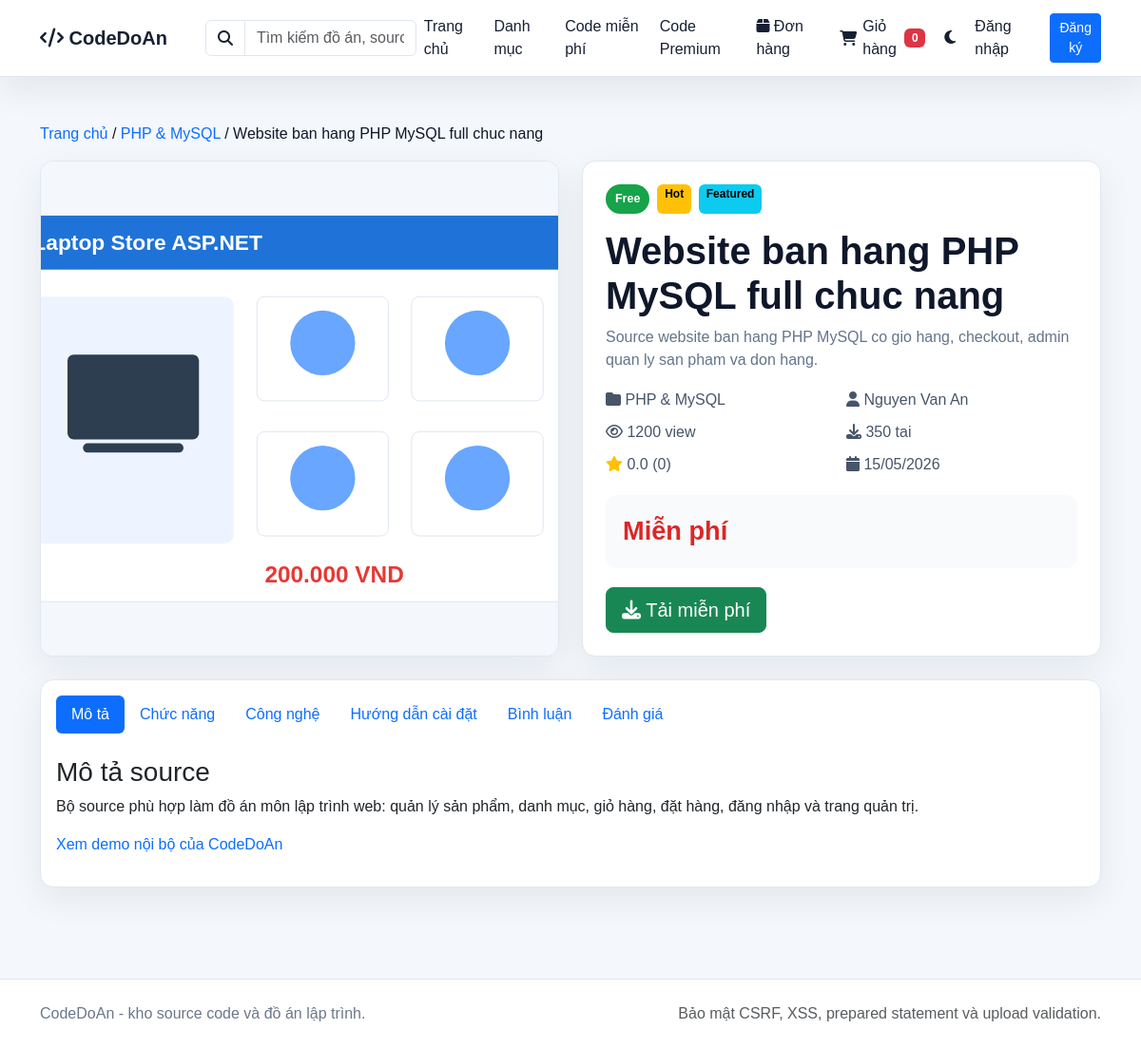
The page /projects/detail.php?id=1&slug=website-ban-hang-php-mysql-full-chuc-nang on the database its author committed.
### tables this page shows
CREATE TABLE projects (
    id INT AUTO_INCREMENT PRIMARY KEY,
    user_id INT,
    category_id INT,
    title VARCHAR(255),
    slug VARCHAR(255),
    meta_title VARCHAR(255),
    short_description VARCHAR(255),
    description TEXT,
    tech_stack VARCHAR(255),
    version VARCHAR(50),
    file_size VARCHAR(50),
    demo_link VARCHAR(255),
    video_demo VARCHAR(255),
    install_guide TEXT,
    main_features TEXT,
    views INT DEFAULT 0,
    downloads_count INT DEFAULT 0,
    image VARCHAR(255),
    source_file VARCHAR(255),
    price INT DEFAULT 0,
    sale_price INT DEFAULT 0,
    is_free TINYINT(1) DEFAULT 0,
    tier ENUM('basic','premium','exclusive') DEFAULT 'basic',
    is_featured TINYINT(1) DEFAULT 0,
    is_hot TINYINT(1) DEFAULT 0,
    downloads INT DEFAULT 0,
    status ENUM('pending','approved','rejected','hidden') DEFAULT 'pending',
    created_at TIMESTAMP DEFAULT CURRENT_TIMESTAMP
);

CREATE TABLE categories (
    id INT AUTO_INCREMENT PRIMARY KEY,
    name VARCHAR(100),
    slug VARCHAR(120)
);

CREATE TABLE users (
    id INT AUTO_INCREMENT PRIMARY KEY,
    name VARCHAR(100),
    email VARCHAR(100) UNIQUE,
    password VARCHAR(255),
    avatar VARCHAR(255) DEFAULT 'default.png',
    role ENUM('user','admin') DEFAULT 'user',
    created_at TIMESTAMP DEFAULT CURRENT_TIMESTAMP
);

### config.php (called while the page is built, shortened)
<?php
$host = 'localhost';
$user = 'root';
$pass = '';
$db = 'project_share';
$conn = mysqli_connect($host, $user, $pass, $db);
mysqli_set_charset($conn, 'utf8mb4');
function base_url(string $path = ''): string
{
    $documentRoot = str_replace('\\', '/', realpath($_SERVER['DOCUMENT_ROOT'] ?? __DIR__) ?: __DIR__);
    $appRoot = str_replace('\\', '/', __DIR__);
    $base = '/' . trim(str_replace($documentRoot, '', $appRoot), '/');
    $base = $base === '/' ? '' : $base;
    return rtrim($base, '/') . '/' . ltrim($path, '/');
}
function db_query(string $sql, array $params = [], string $types = '')
{
    global $conn;
    $stmt = mysqli_prepare($conn, $sql);
    mysqli_stmt_bind_param($stmt, $types, ...$params);
    mysqli_stmt_execute($stmt);
    return mysqli_stmt_get_result($stmt) ?: $stmt;
}
function db_one(string $sql, array $params = [], string $types = ''): ?array
{
    $result = db_query($sql, $params, $types);
    $row = mysqli_fetch_assoc($result);
    return $row ?: null;
}
function e($value): string
{
    return htmlspecialchars((string) $value, ENT_QUOTES, 'UTF-8');
}
function current_user(): ?array
{
    return $_SESSION['user'] ?? null;
}
function is_admin(): bool
{
    return isset($_SESSION['user']) && ($_SESSION['user']['role'] ?? '') === 'admin';
}

### projects/detail.php (the view, shortened to what this page needs)
<?php
require_once dirname(__DIR__) . '/config.php';
$id = (int) ($_GET['id'] ?? 0);
$project = db_one(
    "SELECT projects.*, users.name, users.id AS author_id, categories.name AS category_name,
        COALESCE(AVG(ratings.star), 0) AS avg_star,
        COUNT(DISTINCT ratings.id) AS rating_count
     FROM projects
     JOIN users ON projects.user_id = users.id
     JOIN categories ON projects.category_id = categories.id
     LEFT JOIN ratings ON ratings.project_id = projects.id
     WHERE projects.id = ? AND (projects.status = 'approved' OR projects.user_id = ? OR ? = 1)
     GROUP BY projects.id",
    [$id, current_user()['id'] ?? 0, is_admin() ? 1 : 0],
    'iii'
);
$isFree = (int) $project['is_free'] === 1 || ((int) $project['price'] === 0 && (int) $project['sale_price'] === 0);
$finalPrice = project_price($project);
?>
<?php include dirname(__DIR__) . '/includes/header.php'; ?>
<?php include dirname(__DIR__) . '/includes/navbar.php'; ?>
<main class="container py-5 source-detail-page">
    <nav class="shop-breadcrumb mb-3">
        <a href="<?php echo e(base_url('index.php')); ?>">Trang chủ</a> /
        <a href="<?php echo e(base_url('projects/category.php?id=' . (int) $project['category_id'])); ?>"><?php echo e($project['category_name']); ?></a> /
        <span><?php echo e($project['title']); ?></span>
    </nav>
    <section class="detail-hero">
        <div class="detail-media">
            <img src="<?php echo e(base_url('uploads/images/' . $project['image'])); ?>" alt="<?php echo e($project['title']); ?>">
            <a class="demo-link" href="<?php echo e(base_url('projects/demo.php?id=' . (int) $project['id'])); ?>"><i class="fa-solid fa-play"></i> Demo nội bộ</a>
        </div>
        <aside class="detail-buybox">
            <div class="d-flex gap-2 flex-wrap mb-3">
                <span class="source-badge <?php echo $isFree ? 'source-badge-free' : 'source-badge-premium'; ?>"><?php echo $isFree ? 'Free' : ucfirst($project['tier']); ?></span>
                <?php if ((int) $project['is_hot'] === 1) { ?><span class="badge text-bg-warning">Hot</span><?php } ?>
                <?php if ((int) $project['is_featured'] === 1) { ?><span class="badge text-bg-info">Featured</span><?php } ?>
            </div>
            <h1><?php echo e($project['title']); ?></h1>
            <p><?php echo e($project['short_description'] ?: $project['description']); ?></p>
            <div class="detail-meta-grid">
                <span><i class="fa-solid fa-folder"></i> <?php echo e($project['category_name']); ?></span>
                <span><i class="fa-solid fa-user"></i> <?php echo e($project['name']); ?></span>
                <span><i class="fa-regular fa-eye"></i> <?php echo (int) $project['views']; ?> view</span>
                <span><i class="fa-solid fa-download"></i> <?php echo (int) ($project['downloads_count'] ?: $project['downloads']); ?> tai</span>
                <span><i class="fa-solid fa-star text-warning"></i> <?php echo number_format((float) $project['avg_star'], 1); ?> (<?php echo (int) $project['rating_count']; ?>)</span>
                <span><i class="fa-solid fa-calendar"></i> <?php echo e(date('d/m/Y', strtotime($project['created_at']))); ?></span>
            </div>
            <div class="detail-price-card">
                <strong><?php echo $isFree ? 'Miễn phí' : money($finalPrice); ?></strong>
            </div>
            <div class="detail-actions">
                <?php if ($isFree) { ?>
                    <a class="btn btn-success btn-lg" href="<?php echo e(base_url('projects/download.php?id=' . (int) $project['id'])); ?>"><i class="fa-solid fa-download"></i> Tải miễn phí</a>
                <?php } ?>
            </div>
        </aside>
    </section>
    <section class="detail-tabs card mt-4">
        <div class="card-body">
            <ul class="nav nav-pills mb-4" role="tablist">
                <?php foreach ([
                    'desc' => 'Mô tả',
                    'features' => 'Chức năng',
                    'tech' => 'Công nghệ',
                    'install' => 'Hướng dẫn cài đặt',
                    'comments' => 'Bình luận',
                    'rating' => 'Đánh giá',
                ] as $key => $label) { ?>
                    <li class="nav-item"><button class="nav-link <?php echo $key === 'desc' ? 'active' : ''; ?>" data-bs-toggle="pill" data-bs-target="#tab-<?php echo $key; ?>" type="button"><?php echo $label; ?></button></li>
                <?php } ?>
            </ul>
            <div class="tab-content">
                <div class="tab-pane fade show active" id="tab-desc">
                    <h3>Mô tả source</h3>
                    <p><?php echo nl2br(e($project['description'])); ?></p>
                    <p><a href="<?php echo e(base_url('projects/demo.php?id=' . (int) $project['id'])); ?>">Xem demo nội bộ của CodeDoAn</a></p>
                </div>
            </div>
        </div>
    </section>
</main>
<?php include dirname(__DIR__) . '/includes/footer.php'; ?>

### assets/css/style.css (style rules this page uses)
:root { --bg: #f4f7fb; --surface: #ffffff; --surface-soft: #eef3f9; --text: #172033; --muted: #6c778b; --border: #dfe6ef; --primary: #2563eb; --success: #0f9f6e; --danger: #dc3545; --shadow: 0 12px 36px rgba(23, 32, 51, 0.08); }
* { letter-spacing: 0; }
body { min-height: 100vh; background: var(--bg); color: var(--text); font-family: Arial, Helvetica, sans-serif; }
a { text-decoration: none; }
.card, .table-panel, .auth-card { background: var(--surface); border: 1px solid var(--border); border-radius: 8px; box-shadow: var(--shadow); overflow: hidden; }
.source-badge, .source-hot { position: absolute; top: 12px; left: 12px; border-radius: 999px; padding: 6px 10px; color: white; font-size: 0.78rem; font-weight: 800; }
.source-badge-free { background: #16a34a; }
.source-detail-page { color: #0f172a; }
.detail-hero { display: grid; grid-template-columns: minmax(0, 1.05fr) 0.95fr; gap: 24px; }
.detail-media, .detail-buybox, .detail-tabs { border: 1px solid #e2e8f0; border-radius: 14px; background: white; box-shadow: 0 12px 36px rgba(15, 23, 42, 0.07); }
.detail-media { overflow: hidden; }
.detail-media img { width: 100%; height: 100%; min-height: 460px; object-fit: cover; }
.demo-link { display: flex; justify-content: center; gap: 8px; padding: 14px; background: #eff6ff; color: #2563eb; font-weight: 700; }
.detail-buybox { padding: 24px; }
.detail-buybox h1 { font-weight: 800; line-height: 1.18; }
.detail-buybox .source-badge { position: static; }
.detail-buybox p { color: #64748b; }
.detail-meta-grid { display: grid; grid-template-columns: repeat(2, minmax(0, 1fr)); gap: 10px; margin: 18px 0; color: #475569; }
.detail-price-card { display: flex; gap: 12px; align-items: baseline; margin: 20px 0; padding: 18px; border-radius: 12px; background: #f8fafc; }
.detail-price-card strong { color: #dc2626; font-size: 1.7rem; }
.detail-actions { display: flex; flex-wrap: wrap; gap: 10px; }
@media (max-width: 1200px) { .home-hero-grid, .home-stats, .category-grid, .source-grid, .filter-panel, .detail-hero { grid-template-columns: repeat(2, minmax(0, 1fr)); } }

### rows shown on the page
projects: category.name "PHP & MySQL", title "Website ban hang PHP MySQL full chuc nang", image (picture), short_description "Source website ban hang PHP MySQL co gio hang, checkout, admin quan ly san pham va don hang.", user.name "Nguyen Van An", views "1200", downloads_count "350", created_at "15/05/2026", description "Bộ source phù hợp làm đồ án môn lập trình web: quản lý sản phẩm, danh mục, giỏ hàng, đặt hàng, đăng nhập và trang quản trị."

### other values the page prints
cart_count() "0"
$project['avg_star'] "0.0"
$project['rating_count'] "0"
$label "Mô tả"
$label "Chức năng"
$label "Công nghệ"
$label "Hướng dẫn cài đặt"
$label "Bình luận"
$label "Đánh giá"
